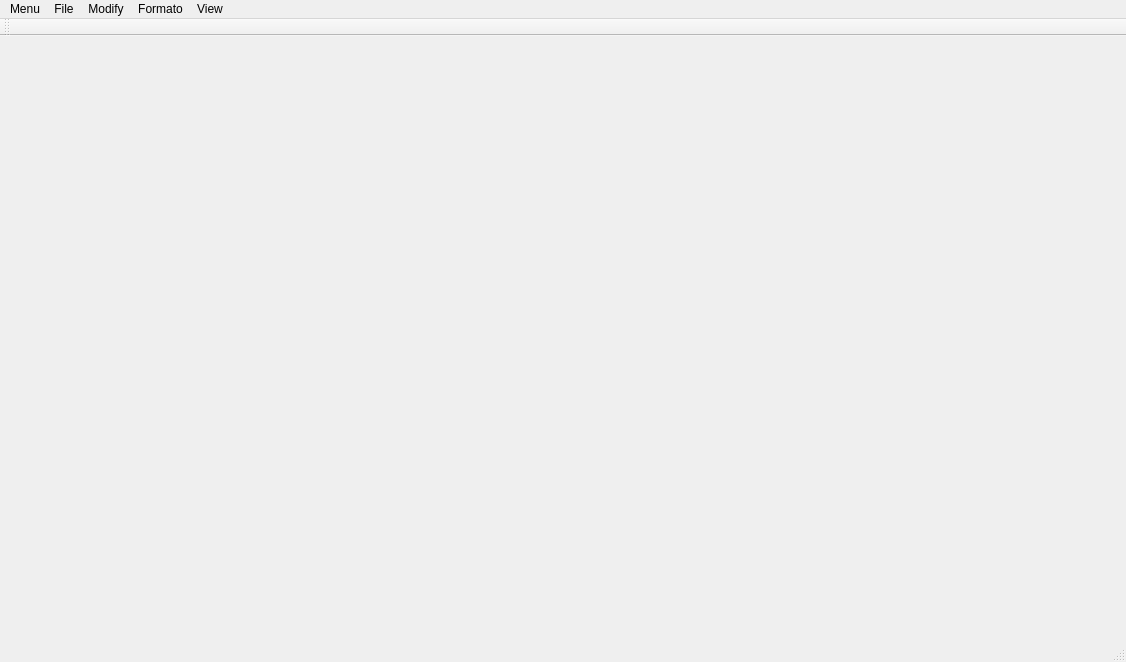
<?xml version="1.0" encoding="UTF-8"?>
<ui version="4.0">
 <class>MainWindow</class>
 <widget class="QMainWindow" name="MainWindow">
  <property name="geometry">
   <rect>
    <x>0</x>
    <y>0</y>
    <width>1126</width>
    <height>662</height>
   </rect>
  </property>
  <property name="windowTitle">
   <string>MainWindow</string>
  </property>
  <widget class="QWidget" name="centralWidget"/>
  <widget class="QStatusBar" name="statusBar"/>
  <widget class="QMenuBar" name="menuBar">
   <property name="geometry">
    <rect>
     <x>0</x>
     <y>0</y>
     <width>1126</width>
     <height>21</height>
    </rect>
   </property>
   <widget class="QMenu" name="menumenu">
    <property name="title">
     <string>Menu</string>
    </property>
    <addaction name="actionGo_back"/>
    <addaction name="actionGo_forward"/>
    <addaction name="separator"/>
    <addaction name="actionregister"/>
    <addaction name="actionLogin"/>
    <addaction name="separator"/>
    <addaction name="actionlogout"/>
   </widget>
   <widget class="QMenu" name="menuFile">
    <property name="title">
     <string>File</string>
    </property>
    <addaction name="actionShare"/>
    <addaction name="actionPrint"/>
    <addaction name="actionDownload"/>
    <addaction name="actionRename_2"/>
    <addaction name="actionDelete"/>
    <addaction name="separator"/>
    <addaction name="actionNew"/>
    <addaction name="actionOpen"/>
    <addaction name="separator"/>
    <addaction name="actionExport"/>
    <addaction name="actionRename"/>
    <addaction name="actionCreate_a_copy"/>
    <addaction name="separator"/>
   </widget>
   <widget class="QMenu" name="menuFormato">
    <property name="title">
     <string>Formato</string>
    </property>
    <widget class="QMenu" name="menuTesto">
     <property name="title">
      <string>Text</string>
     </property>
     <addaction name="actionBold"/>
     <addaction name="actionItalic"/>
     <addaction name="actionULined"/>
    </widget>
    <widget class="QMenu" name="menuText_Alignment">
     <property name="title">
      <string>Text Alignment</string>
     </property>
     <addaction name="actionLeft"/>
     <addaction name="actionRight"/>
     <addaction name="actionCenter"/>
    </widget>
    <addaction name="menuTesto"/>
    <addaction name="actionFont"/>
    <addaction name="menuText_Alignment"/>
    <addaction name="separator"/>
   </widget>
   <widget class="QMenu" name="menuModifica">
    <property name="title">
     <string>Modify</string>
    </property>
    <addaction name="actionPrevious_ctrl_z"/>
    <addaction name="actionRepeat_ctrl_y"/>
    <addaction name="separator"/>
    <addaction name="actionCut_ctrl_x"/>
    <addaction name="actionCopy_ctrl_c"/>
    <addaction name="actionPaste_ctrl_v"/>
    <addaction name="actionSelect_all_ctrl_a"/>
    <addaction name="separator"/>
    <addaction name="actionComment"/>
   </widget>
   <widget class="QMenu" name="menuView">
    <property name="title">
     <string>View</string>
    </property>
    <addaction name="actionConnected_users"/>
    <addaction name="actionComments"/>
   </widget>
   <addaction name="menumenu"/>
   <addaction name="menuFile"/>
   <addaction name="menuModifica"/>
   <addaction name="menuFormato"/>
   <addaction name="menuView"/>
  </widget>
  <widget class="QToolBar" name="toolBar">
   <property name="windowTitle">
    <string>toolBar</string>
   </property>
   <attribute name="toolBarArea">
    <enum>TopToolBarArea</enum>
   </attribute>
   <attribute name="toolBarBreak">
    <bool>false</bool>
   </attribute>
  </widget>
  <action name="actionregister">
   <property name="text">
    <string>register</string>
   </property>
  </action>
  <action name="actionLogin">
   <property name="text">
    <string>login</string>
   </property>
  </action>
  <action name="actionlogout">
   <property name="text">
    <string>logout</string>
   </property>
  </action>
  <action name="actionShare">
   <property name="text">
    <string>Share</string>
   </property>
  </action>
  <action name="actionNew">
   <property name="text">
    <string>New</string>
   </property>
  </action>
  <action name="actionOpen">
   <property name="text">
    <string>Open</string>
   </property>
  </action>
  <action name="actionExport">
   <property name="text">
    <string>Export</string>
   </property>
  </action>
  <action name="actionRename">
   <property name="text">
    <string>Rename</string>
   </property>
  </action>
  <action name="actionCreate_a_copy">
   <property name="text">
    <string>Create a copy</string>
   </property>
  </action>
  <action name="actionGo_back">
   <property name="enabled">
    <bool>true</bool>
   </property>
   <property name="text">
    <string>Go back</string>
   </property>
  </action>
  <action name="actionBold">
   <property name="text">
    <string>Bold</string>
   </property>
  </action>
  <action name="actionItalic">
   <property name="text">
    <string>Italic</string>
   </property>
  </action>
  <action name="actionULined">
   <property name="text">
    <string>ULined</string>
   </property>
  </action>
  <action name="actionPrevious_ctrl_z">
   <property name="text">
    <string>Previous </string>
   </property>
   <property name="shortcut">
    <string>Ctrl+Z</string>
   </property>
  </action>
  <action name="actionRepeat_ctrl_y">
   <property name="text">
    <string>Repeat </string>
   </property>
   <property name="shortcut">
    <string>Ctrl+Y</string>
   </property>
  </action>
  <action name="actionCut_ctrl_x">
   <property name="text">
    <string>Cut </string>
   </property>
   <property name="shortcut">
    <string>Ctrl+X</string>
   </property>
  </action>
  <action name="actionCopy_ctrl_c">
   <property name="text">
    <string>Copy </string>
   </property>
   <property name="shortcut">
    <string>Ctrl+C</string>
   </property>
  </action>
  <action name="actionPaste_ctrl_v">
   <property name="text">
    <string>Paste </string>
   </property>
   <property name="shortcut">
    <string>Ctrl+V</string>
   </property>
  </action>
  <action name="actionGo_forward">
   <property name="text">
    <string>Go forward</string>
   </property>
  </action>
  <action name="actionDownload">
   <property name="text">
    <string>Download</string>
   </property>
  </action>
  <action name="actionRename_2">
   <property name="text">
    <string>Rename</string>
   </property>
  </action>
  <action name="actionDelete">
   <property name="text">
    <string>Delete</string>
   </property>
  </action>
  <action name="actionPrint">
   <property name="text">
    <string>Print</string>
   </property>
  </action>
  <action name="actionSelect_all_ctrl_a">
   <property name="text">
    <string>Select all </string>
   </property>
  </action>
  <action name="actionConnected_users">
   <property name="text">
    <string>Connected users</string>
   </property>
  </action>
  <action name="actionComments">
   <property name="text">
    <string>Comments</string>
   </property>
  </action>
  <action name="actionComment">
   <property name="text">
    <string>Comment</string>
   </property>
  </action>
  <action name="actionFont">
   <property name="text">
    <string>Font</string>
   </property>
  </action>
  <action name="actionLeft">
   <property name="text">
    <string>Left</string>
   </property>
  </action>
  <action name="actionRight">
   <property name="text">
    <string>Right</string>
   </property>
  </action>
  <action name="actionCenter">
   <property name="text">
    <string>Center</string>
   </property>
  </action>
 </widget>
 <layoutdefault spacing="6" margin="11"/>
 <resources/>
 <connections/>
</ui>
